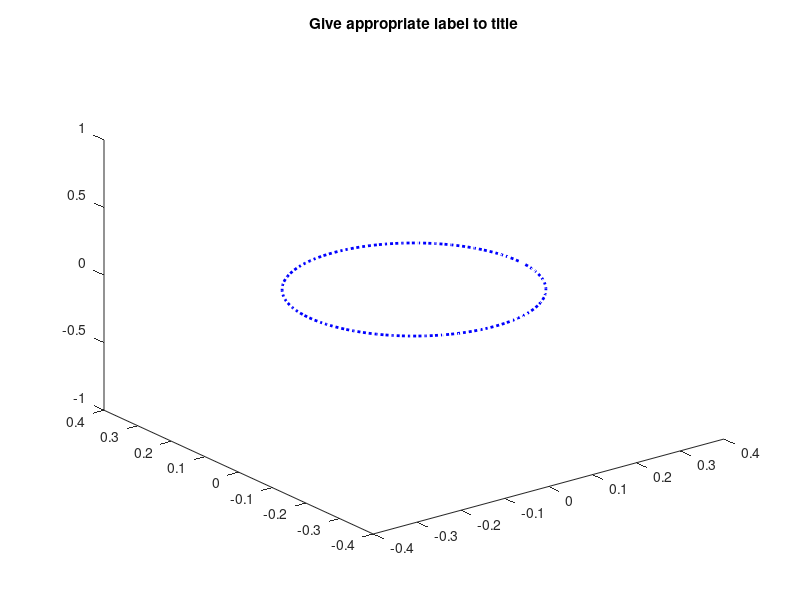
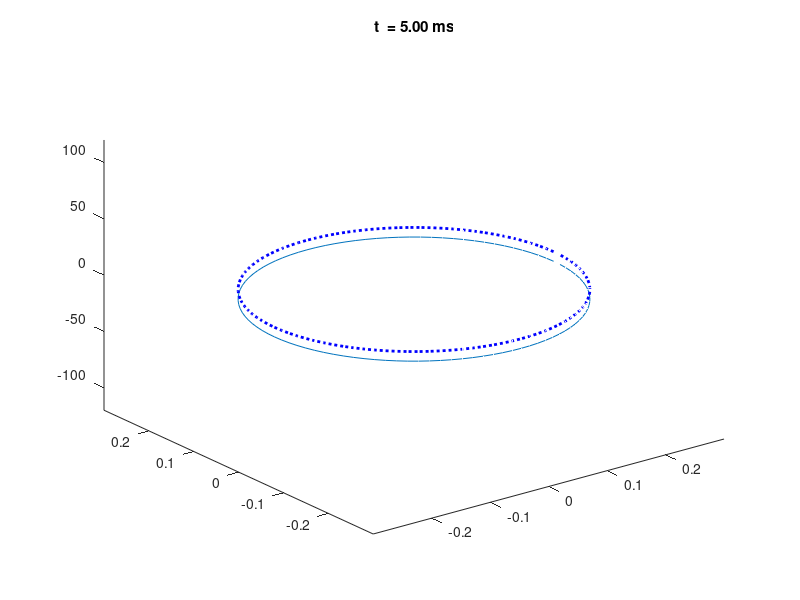

Write MATLAB code to recreate these figures, in order.
%% BME 445 Lab Module 3
% This is a MATLAB Live Script (only available in advanced versions of MATLAB).  
%% Lab 5 Task 1 - study the overall code.  See insructions for details.
%% Set up Membrane Ring (George R. Mines Experiment)
% This part of the code sets up the membrane ring for a re-entry model.
%%
function a = BME445_final_project()
NumLocs = 100;                  % Number of locations
radius = 1.5/(2*pi);            % radius
d_theta = 2*pi./NumLocs;        % distance in radial coordinates
theta = d_theta*(0:NumLocs-1);
x=radius*cos(theta);            % Polar coordinates x
y=radius*sin(theta);            % Polar coordinates y
ground = zeros(1,NumLocs);      % Create the ring at rest potential
dx = 0.015;

R_i = .5;
a = 0.002;

% Test out 3D plot of a ring
plot3(x,y,ground,':b', 'LineWidth', 2);
title('Give appropriate label to title');

%% Set up Initial Variables and Input Options
% This is a simple interface using the input command to set up the 
%%
disp('BME 445 Final Project Tasks')
mode_flag = input(...
    ['   Healthy mode         (press 1) ',...
    '\n   Unidirectional block (press 2) ',... 
    '\n   VFib model           (press 3) ', ...
    '\n   _________________    (press 4) ', ...
    '\n   Your choice: ',]);
%'\n   _________________    (press 4) ]);
% Lab 6 task - Consider adding later
% Uncomment below for Lab #6 (Apr 3), and add to above options.
%'\n   VFib model           (press 3) ',... 
%'\n   _________________    (press 4) ',...

% Uncomment below for Lab #6 (Apr 3)
% add_defib = input('Add Defibrillator? \n  Yes (press 1), \n  No  (press 0): ');
add_defib = input('Add Defibrillator? \n  Yes (press 1), \n  No  (press 0): ');
dur_total = input('Total duration of simulation? (ms, deault 40) ');

dt = 0.01;
numsteps = dur_total/dt;
%% Set up regular stimulus currents for simulated heart beats
%%
% Create first Stimuli 
I_stim1 = 250;
tdur = 1;
tdelay = 0;
Nstim_pos1 = 75;

% Create second Stimuli
I_stim2 = 350;
tdur2 = 1;
tdelay2 = 15;
Nstim_pos2 = 50;
if mode_flag == 2
    tdelay2 = input('Time of 2nd stimuli: ');
    Nstim_pos2 = input('Location of 2nd stimuli: ');
end
%% 
% Lab #6-7 - Debrillator code will be implemented in April.

%  This is the defibrillator variable.
if add_defib == 1
    I_defib = 500;
    tdur3 = 1;
    tdelay3 = input('Time of defib: ');
    Nstim3=1000;
    Nstim_pos3 = 50;
    I_stim4 = 350;
    tdur4 = 1;
    tdelay4 = tdelay3 +5 ;
    Nstim4 = 1:100;

end
% Heart Stimulus after defibrillation that stabilizes the heart

% Setting up the cable parameters.
v_m = ground;
healthyv_m = ground;

C_m = 1; 
g_L_sup = 0.3; 
g_Na_sup = 120;  
g_K_sup = 36;  
e_K = -12.26;  
e_Na = 117.56;
%% Initialize m, n, h parameters.
%%
% Calculation of initial alpha and beta values.
m = alpha_m(v_m)./(alpha_m(v_m)+beta_m(v_m));
n = alpha_n(v_m)./(alpha_n(v_m)+beta_n(v_m));
h = alpha_h(v_m)./(alpha_h(v_m)+beta_h(v_m));
healthym = m;
healthyn = n;
healthyh = h;
%% Initialize conductivity and current values.
%%
% Calculation of conductivity and current values

g_K = g_K_sup*n.^4;
g_Na = g_Na_sup*m.^3.*h;
g_L = g_L_sup*ones(1,NumLocs);
healthyg_K = g_K;
healthyg_Na = g_Na;
% Finding e_L
e_L = (ik(v_m,n,g_K,e_K) + ina(v_m,m,h,g_Na,e_Na))./g_L;

V = v_m; 
healthyV  = V;
M = m;  N = n; H = h; G_k = g_K; G_na = g_Na;
healthyM = M; healthyH = H; healthyN = N;
I_na = ina(v_m,m,h,g_Na,e_Na);
I_k = ik(v_m,n,g_K,e_K);
I_l = il(v_m,g_L,e_L);
healthyI_na = I_na;
healthyI_k = I_k;
I_Na = I_na;
G_Na = I_na./(v_m-e_Na);

I_K = I_k;
G_K = G_k;

Iion = I_k + I_na + I_l;
healthyIion = Iion;
healthyI_S = ground;
I_S = ground;
%% Lab #5 Task 2. This part of the code sets up the Cable Equations. 
%%
% Matrix A will play a very important part of setting up 
% the cable equations for this Final Project.

% Setting up Matrix A:
b1 = 1; b2 = 2;
A = [-b2, b1, zeros(1,NumLocs-3), b1; b1, -b2, b1, zeros(1,NumLocs-3)];

for k = 3:NumLocs-1
    B = 0*linspace(1,NumLocs,NumLocs);
    B(k-1) = b1; B(k) = -b2; B(k+1) = b1;
    A = [A; B];
end

A = [A; [b1, [zeros(1,NumLocs-3)], b1,-b2]];
% Matrix A is set.
healthyA = A;

I_s = I_S;
healthyI_s = healthyI_S;
coeff_A = a/(2*R_i*dx*dx)*ones(1,NumLocs);
%% Lab 5 Task 3 - Modification for Unidirectional Block (Disease Model)
%%
% unidirectional block (Disease)
if mode_flag == 2 || mode_flag == 3
    % In Lab #5, you are tasked to comment on the purpose of this modification.
    A(2,1) =0;
    A(2,2) = -1;
    
    A(16,15) = 1;
    A(16,16) = -2;
    
end
%% Implementing Forward Euler's Method
%%
for k = 1:numsteps-1
% Solving for the present v_m
    v_0 = dt/C_m.*(coeff_A.*(A*v_m')' - Iion + I_s);
    healthyv_0 = dt/C_m.*(coeff_A.*(healthyA*healthyv_m')' - healthyIion + healthyI_s);
    v_m = v_m + v_0;
    healthyv_m = healthyv_m + healthyv_0;
    V = [V; v_m];
    healthyV = [healthyV; healthyv_m];
    
% Runge-Kutta Algorithm for m, n, h
    m0 = rk_fcn('f_m',m,v_m,dt);
    n0 = rk_fcn('f_n',n,v_m,dt);
    h0 = rk_fcn('f_h',h,v_m,dt);
    healthym0 = rk_fcn('f_m',healthym,healthyv_m,dt);
    healthyn0 = rk_fcn('f_n',healthyn,healthyv_m,dt);
    healthyh0 = rk_fcn('f_h',healthyh,healthyv_m,dt);
    
% Solving for next timestep for m, n, h.
    m = m + dt*m0;
    n = n + dt*n0;
    h = h + dt*h0;
    healthym = healthym + dt*healthym0;
    healthyn = healthyn + dt*healthyn0;
    healthyh = healthyh + dt*healthyh0;

    M = [M; m];
    N = [N; n];
    H = [H; h];
    healthyM = [healthyM; healthym];
    healthyN = [healthyN; healthyn];
    healthyH = [healthyH; healthyh];

% solving for ion currents
    g_Na = g_Na_sup*m.^3.*h;
    I_na = g_Na.*(v_m-e_Na);
    healthyg_Na = g_Na_sup*healthym.^3.*healthyh;
    healthyI_na = healthyg_Na.*(healthyv_m-e_Na);
%    I_Na = [I_Na; I_na];
%    G_Na = [G_Na; g_Na];

    g_K = g_K_sup*n.^4;
    I_k = g_K.*(v_m-e_K);
    healthyg_K = g_K_sup*healthyn.^4;
    healthyI_k = healthyg_K.*(healthyv_m-e_K);
%    I_K = [I_K; I_k];
%    G_K = [G_K; g_K];    

% Code for two stimuli
    if mode_flag == 1 || mode_flag == 2 
    %  healthy (1)    or unidirectional block (2)
        I_s = 0*linspace(1,2,NumLocs);
        healthyI_s = 0*linspace(1,2,NumLocs);
        if k > tdelay/dt && k <= (tdelay+tdur)/dt
            I_s(Nstim_pos1) = I_stim1;
            healthyI_s(Nstim_pos1) = I_stim1;
            point = k;
        elseif k > tdelay2/dt && k <= (tdelay2+tdur2)/dt            
            I_s(Nstim_pos2) = I_stim2;
        end
        
        %%%%%%%%%%%%%%%%%%%%%%%%%%%%%%%%%%%%%
        % Lab 6 (April 3rd):  Your task is to 
        % develop a dedicated model for 
        % application of defibrillator here.
    if mode_flag == 3 
        
    end
    if add_defib == 1
        if k > tdelay/dt && k <= (tdelay+tdur)/dt
            I_s(Nstim_pos1) = I_stim1;
        elseif k > tdelay3/dt && k <= (tdelay3+tdur3)/dt
            I_s(Nstim_pos3) = I_defib;
            healthyI_s(Nstim_pos3) = I_defib;
            for i = 2:50
                A(i,i-1) = 0;
                A(i,i) = -1;
            end
            %I_s(1,Nstim_pos3+1) = Nstim3;
        %{
        elseif k > tdelay4/dt && k <= (tdelay4+tdur4)/dt
            I_s = Nstim4;
            I_S = healthyI_S;
            v_0 = healthyv_0;
            v_m = healthyv_m;
            V = healthyV;
            m0 = healthym0;
            n0 = healthyn0;
            h0 = healthyh0;
            m = healthym;
            n = healthyn;
            h = healthyh;
            g_Na = healthyg_Na;
            I_na = healthyI_na;
            g_K  = healthyg_K;
            I_k  = healthyI_k;
            Iion = healthyIion;
        %}
        %elseif k > tdelay4/dt 
            %A(2,1) = 1;
            %A(2,2) = -2;
            %I_s = Nstim4;            
        end
    end
        %%%%%%%%%%%%%%%%%%%%%%%%%%%%%%%%%%%%%
        
    end
    healthyI_S = [healthyI_S; healthyI_s]; 
    healthyIion = healthyI_k + healthyI_na + I_l;
    I_S = [I_S; I_s];
    Iion = I_k+I_na+I_l;
    waitbar(k/numsteps);
end
%% Simulating the ring model
%%
%while 1 == 1
figure(445)
for k = 1:numsteps
    if mod(k,10) == 0
        plot3(x,y,(V(k,:)),x,y,ground,':b', 'LineWidth', 2);
        axis([-0.3 0.3 -0.3 0.3 -120 120]);
        title(sprintf('t  = %2.2f ms', k*dt));
        drawnow
    end
end
%end
%{
figure(446)
for k = 1:numsteps
    if mod(k,10) == 0
        plot3(x,y,flip(V(k,:)),x,y,ground,':b', 'LineWidth', 2);
        axis([-0.3 0.3 -0.3 0.3 -120 120]);
        title(sprintf('t  = %2.2f ms', k*dt));
        drawnow
    end
end
%}
%This variable will be useful in obtaining extracellular potential measures
Time = linspace(0,dur_total-dt,numsteps); 
%% Obtaining measurements from a probe
% For Lab #7 (April 10-17), you will program an 'ECG Probe' to detect the measurements 
% during this AP propagation from a point source.  
%%
%%%%%%%%%%%%%%%%%%%%%%%%%%%%%%%%%%%%%
% Lab 7 (April 10th):  Your task is to 
% develop a point source to detect the 
% AP during this threshold stimuli.
%%%%%%%%%%%%%%%%%%%%%%%%%%%%%%%%%%%%%
end
%% 
% Runge kutta function
%%

%%
function x0 = rk_fcn(fcn_str,x,v_m,dt)
    % m0 = rk_fcn('fcn_m',m,v_m,dt);
    x1 = eval(sprintf('%s(x,v_m);',fcn_str));
    x2 = eval(sprintf('%s(x+dt*x1/2,v_m);',fcn_str));
    x3 = eval(sprintf('%s(x+dt*x2/2,v_m);',fcn_str));
    x4 = eval(sprintf('%s(x+dt*x3,v_m);',fcn_str));
    x0 = (x1 + 2*x2 + 2*x3 + x4)/6;
end

% f_v.m
%%%%%%%%%%%%%%%%%%%%%%%%%%%%%%%%%%%%%%%%%%%%%%%%%%%%%%%%%%%%%%%%%%%
function vp = f_v(v,m,n,h,I_stim, e_L)
% This is the differential equation for the membrane potential in 
% terms of the four currents and specific membrane capacitance C_m.

% Setting values into variables
C_m = 1; g_Na = 120;  g_K = 36;  e_K = -12.26;  e_Na = 117.56;

% Differential equation
vp = -1./C_m*(ina(v,m,h,g_Na,e_Na) + ik(v,n,g_K,e_K) + ...
il(v,e_L)+ I_stim);
end
%%%%%%%%%%%%%%%%%%%%%%%%%%%%%%%%%%%%%%%%%%%%%%%%%%%%%%%%%%%%%%%%%%%

% alpha_m.m, alpha_h.m, alpha_n.m
%%%%%%%%%%%%%%%%%%%%%%%%%%%%%%%%%%%%%%%%%%%%%%%%%%%%%%%%%%%%%%%%%%%
function alpham = alpha_m(v_m)
% Alpha equation of m.

alpham = 0.1.*(25-v_m)./(exp((25-v_m)./10)-1);
end
%%%%%%%%%%%%%%%%%%%%%%%%%%%%%%%%%%%%%%%%%%%%%%%%%%%%%%%%%%%%%%%%%%%

%%%%%%%%%%%%%%%%%%%%%%%%%%%%%%%%%%%%%%%%%%%%%%%%%%%%%%%%%%%%%%%%%%%
function alphah = alpha_h(v_m)
% Alpha equation of h.

alphah = 0.07.*exp(-v_m./20);
end
%%%%%%%%%%%%%%%%%%%%%%%%%%%%%%%%%%%%%%%%%%%%%%%%%%%%%%%%%%%%%%%%%%%

%%%%%%%%%%%%%%%%%%%%%%%%%%%%%%%%%%%%%%%%%%%%%%%%%%%%%%%%%%%%%%%%%%%
function alphan = alpha_n(v_m)
% Alpha equation of n.

alphan = 0.01.*(10-v_m)./(exp((10-v_m)./10)-1);
end
%%%%%%%%%%%%%%%%%%%%%%%%%%%%%%%%%%%%%%%%%%%%%%%%%%%%%%%%%%%%%%%%%%%

 
% beta_m.m, beta_h.m, beta_n.m
%%%%%%%%%%%%%%%%%%%%%%%%%%%%%%%%%%%%%%%%%%%%%%%%%%%%%%%%%%%%%%%%%%%
function  betam = beta_m(v_m)
% Beta equation of m

betam = 4.0.*exp(-v_m./18.0);
end
%%%%%%%%%%%%%%%%%%%%%%%%%%%%%%%%%%%%%%%%%%%%%%%%%%%%%%%%%%%%%%%%%%%

%%%%%%%%%%%%%%%%%%%%%%%%%%%%%%%%%%%%%%%%%%%%%%%%%%%%%%%%%%%%%%%%%%%
function  betah = beta_h(v_m)
% Beta equation of h

betah = 1./(exp((30-v_m)./10)+1);
end
%%%%%%%%%%%%%%%%%%%%%%%%%%%%%%%%%%%%%%%%%%%%%%%%%%%%%%%%%%%%%%%%%%%

%%%%%%%%%%%%%%%%%%%%%%%%%%%%%%%%%%%%%%%%%%%%%%%%%%%%%%%%%%%%%%%%%%%
function  betan = beta_n(v_m)
% Beta equation of n

betan = 0.125.*exp(-v_m./80.0);
end
%%%%%%%%%%%%%%%%%%%%%%%%%%%%%%%%%%%%%%%%%%%%%%%%%%%%%%%%%%%%%%%%%%%

% f_m.m, f_h.m, f_n.m
%%%%%%%%%%%%%%%%%%%%%%%%%%%%%%%%%%%%%%%%%%%%%%%%%%%%%%%%%%%%%%%%%%%
function mp = f_m(m,v_m)
% Differential Equation of m

mp = alpha_m(v_m).*(1-m) - beta_m(v_m).*m;
end
%%%%%%%%%%%%%%%%%%%%%%%%%%%%%%%%%%%%%%%%%%%%%%%%%%%%%%%%%%%%%%%%%%%

%%%%%%%%%%%%%%%%%%%%%%%%%%%%%%%%%%%%%%%%%%%%%%%%%%%%%%%%%%%%%%%%%%%
function hp = f_h(h, v_m)
% Differential Equation of h

hp = alpha_h(v_m).*(1-h) - beta_h(v_m).*h;
end
%%%%%%%%%%%%%%%%%%%%%%%%%%%%%%%%%%%%%%%%%%%%%%%%%%%%%%%%%%%%%%%%%%%

%%%%%%%%%%%%%%%%%%%%%%%%%%%%%%%%%%%%%%%%%%%%%%%%%%%%%%%%%%%%%%%%%%%
function np = f_n(n, v_m)
% Differential Equation of n

np = alpha_n(v_m).*(1-n) - beta_n(v_m).*n;
end
%%%%%%%%%%%%%%%%%%%%%%%%%%%%%%%%%%%%%%%%%%%%%%%%%%%%%%%%%%%%%%%%%%%

%%%%%%%%%%%%%%%%%%%%%%%%%%%%%%%%%%%%%%%%%%%%%%%%%%%%%%%%%%%%%%%%%%%
function I_K = ik(v,n,g_K,e_K)

% g_K = 36;
% e_K = -12.26;
I_K = g_K.*n.^4.*(v-e_K);
end
%%%%%%%%%%%%%%%%%%%%%%%%%%%%%%%%%%%%%%%%%%%%%%%%%%%%%%%%%%%%%%%%%%%

%%%%%%%%%%%%%%%%%%%%%%%%%%%%%%%%%%%%%%%%%%%%%%%%%%%%%%%%%%%%%%%%%%%
function I_Na = ina(v,m,h,g_Na,e_Na)

% g_Na = 120;
% e_Na = 117.56;
I_Na = g_Na.*m.^3.*h.*(v-e_Na);
end
%%%%%%%%%%%%%%%%%%%%%%%%%%%%%%%%%%%%%%%%%%%%%%%%%%%%%%%%%%%%%%%%%%%

%%%%%%%%%%%%%%%%%%%%%%%%%%%%%%%%%%%%%%%%%%%%%%%%%%%%%%%%%%%%%%%%%%%
function I_L = il(v, g_L, e_L)

% g_L = 0.3;
I_L = g_L.*(v-e_L);
end
%%%%%%%%%%%%%%%%%%%%%%%%%%%%%%%%%%%%%%%%%%%%%%%%%%%%%%%%%%%%%%%%%%%